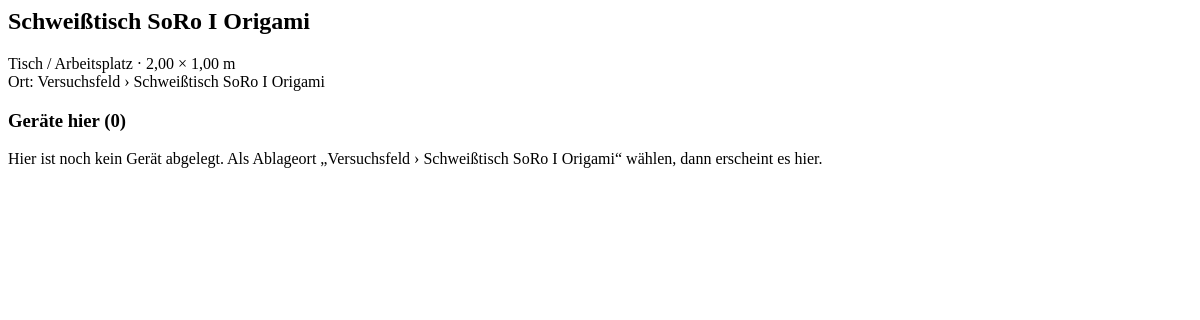
Page /hallenplan/objekt/94/ (signed in) on the earlier database version.
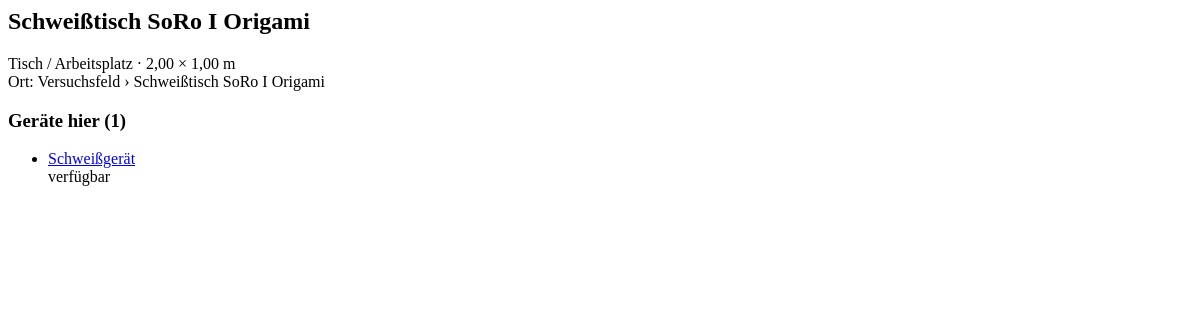
Same page on the later database version.
### floorplan/models.py (models this page shows, shortened)
class PlanElement(models.Model):
    class Kind(models.TextChoices):
        AREA = "area", "Bereich / Raum"
        CABINET = "cabinet", "Schrank / Regal"
        WORKSTATION = "workstation", "Tisch / Arbeitsplatz"
        TEST_RIG = "test_rig", "Versuchsstand / Anlage"
        MARKING = "marking", "Markierung / Weg"
        OTHER = "other", "Sonstiges"
    HOLDING_KINDS = {Kind.AREA, Kind.CABINET, Kind.WORKSTATION, Kind.TEST_RIG}
    plan = models.ForeignKey(
        FloorPlan, verbose_name="Hallenplan", on_delete=models.CASCADE, related_name="elements"
    )
    kind = models.CharField("Art", max_length=20, choices=Kind.choices, default=Kind.OTHER)
    label = models.CharField("Beschriftung", max_length=200, blank=True)
    x = models.FloatField("x (m)")
    y = models.FloatField("y (m)")
    width = models.FloatField("Breite (m)")
    height = models.FloatField("Tiefe (m)")
    rotation = models.FloatField("Drehung (°)", default=0)
    color = models.CharField("Farbe", max_length=7, blank=True, help_text="z. B. #ffffff")
    z = models.IntegerField("Ebene", default=0)
    location = models.OneToOneField(
        Location,
        verbose_name="Ort",
        null=True,
        blank=True,
        on_delete=models.SET_NULL,
        related_name="plan_element",
    )
    class Meta:
        ordering = ["z", "pk"]
        verbose_name = "Planobjekt"
        verbose_name_plural = "Planobjekte"
    def __str__(self):
        return self.label.replace("\n", " ") or f"{self.get_kind_display()} {self.pk}"

### inventory/models.py (models this page shows, shortened)
class TreeNode(models.Model):
    SEPARATOR = " › "
    name = models.CharField("Name", max_length=100)
    parent = models.ForeignKey(
        "self",
        verbose_name="Übergeordnet",
        null=True,
        blank=True,
        on_delete=models.PROTECT,
        related_name="children",
    )
    path = models.CharField("Pfad", max_length=500, unique=True, editable=False)
    class Meta:
        abstract = True
        ordering = ["path"]
    def __str__(self):
        return self.path or self.name
    def subtree_q(self, field):
        return Q(**{field: self}) | Q(**{f"{field}__path__startswith": self.path + self.SEPARATOR})

class Location(TreeNode):
    description = models.CharField("Beschreibung", max_length=255, blank=True)
    class Meta(TreeNode.Meta):
        verbose_name = "Ort"
        verbose_name_plural = "Orte"

class Item(models.Model):
    class LoanPolicy(models.TextChoices):
        FREE = "free", "Frei entnehmbar"
        APPROVAL = "approval", "Nur mit Genehmigung"
    class Condition(models.TextChoices):
        OK = "ok", "Einsatzbereit"
        DEFECT = "defect", "Defekt"
        REPAIR = "repair", "In Reparatur / Kalibrierung"
        RETIRED = "retired", "Ausgemustert"
    name = models.CharField("Bezeichnung", max_length=200)
    category = models.ForeignKey(
        Category, verbose_name="Kategorie", on_delete=models.PROTECT, related_name="items"
    )
    manufacturer = models.CharField("Hersteller", max_length=100, blank=True)
    model_number = models.CharField("Modell / Typ", max_length=100, blank=True)
    serial_number = models.CharField("Seriennummer", max_length=100, blank=True)
    inventory_number = models.CharField(
        "Inventarnummer", max_length=50, blank=True, help_text="Offizielle Inventarnummer, falls vorhanden."
    )
    description = models.TextField("Beschreibung", blank=True)
    location = models.ForeignKey(
        Location, verbose_name="Ablageort", on_delete=models.PROTECT, related_name="items"
    )
    location_note = models.CharField(
        "Ablagehinweis", max_length=200, blank=True, help_text="z. B. „oberstes Fach, blaue Kiste“"
    )
    responsible = models.ForeignKey(
        settings.AUTH_USER_MODEL,
        verbose_name="Verantwortlich",
        on_delete=models.PROTECT,
        related_name="responsible_items",
    )
    loan_policy = models.CharField(
        "Ausleihregel",
        max_length=20,
        choices=LoanPolicy.choices,
        default=LoanPolicy.FREE,
        help_text="„Nur mit Genehmigung“: Andere müssen die Ausleihe anfragen und Sie entscheiden.",
    )
    condition = models.CharField("Zustand", max_length=20, choices=Condition.choices, default=Condition.OK)
    created_by = models.ForeignKey(
        settings.AUTH_USER_MODEL,
        verbose_name="Angelegt von",
        null=True,
        blank=True,
        on_delete=models.SET_NULL,
        related_name="+",
    )
    created_at = models.DateTimeField("Angelegt am", auto_now_add=True)
    updated_at = models.DateTimeField("Geändert am", auto_now=True)
    objects = ItemQuerySet.as_manager()
    class Meta:
        ordering = ["name", "pk"]
        verbose_name = "Gerät"
        verbose_name_plural = "Geräte"
        constraints = [
            models.UniqueConstraint(
                fields=["inventory_number"],
                condition=~Q(inventory_number=""),
                name="unique_inventory_number",
                violation_error_message="Diese Inventarnummer ist bereits vergeben.",
            )
        ]
    def get_absolute_url(self):
        return reverse("inventory:item_detail", args=[self.pk])
    @cached_property
    def current_booking(self):
        if hasattr(self, "active_bookings"):
            return self.active_bookings[0] if self.active_bookings else None
        from loans.models import Booking
        return self.bookings.filter(status=Booking.Status.ACTIVE).select_related("borrower").first()

### floorplan/views.py (the view)
# urls.py: path("objekt/<int:pk>/", views.element_panel, name="element"),
def element_panel(request, pk):
    element = get_object_or_404(PlanElement.objects.select_related("location", "plan"), pk=pk)
    items = []
    if element.location_id:
        items = (
            Item.objects.with_status()
            .exclude(condition=Item.Condition.RETIRED)
            .filter(element.location.subtree_q("location"))
        )
    return render(request, "floorplan/partials/element_panel.html", {"element": element, "items": items})

### inventory/models.py (called while the page is built)
    def with_status(self):
        from loans.models import Booking
        active = Booking.objects.filter(status=Booking.Status.ACTIVE).select_related("borrower")
        return self.select_related("category", "location", "responsible").prefetch_related(
            "photos", Prefetch("bookings", queryset=active, to_attr="active_bookings")
        )

### loans/context_processors.py (called while the page is built)
def navigation(request):
    context = {"site_name": settings.SITE_NAME}
    user = getattr(request, "user", None)
    if user is not None and user.is_authenticated:
        context["pending_approvals_count"] = (
            Booking.objects.filter(item__responsible=user)
            .filter(
                Q(status=Booking.Status.REQUESTED)
                | Q(status__in=Booking.BLOCKING, requested_end_date__isnull=False)
            )
            .count()
        )
    return context

### templates/floorplan/partials/element_panel.html (shortened to what this page needs)
<h2 class="h5 mb-1">{{ element }}</h2>
<div class="small text-body-secondary mb-3">
  {{ element.get_kind_display }} · {{ element.width|floatformat:2 }} × {{ element.height|floatformat:2 }} m
  {% if element.location %}<br> Ort: {{ element.location }}{% endif %}
</div>
{% if element.location %}
  <h3 class="h6">Geräte hier ({{ items|length }})</h3>
  {% if items %}
    <ul class="list-group list-group-flush">
      {% for item in items %}
        <li class="list-group-item px-0">
          <a class="fw-semibold" href="{{ item.get_absolute_url }}">{{ item.name }}</a>
          <div class="small">
            {% with booking=item.current_booking %}
              {% if item.condition != "ok" %}<span class="badge text-bg-secondary">{{ item.get_condition_display }}</span>
              {% elif booking %}<span class="badge text-bg-warning">ausgeliehen</span> an {{ booking.borrower.short_name }} bis {{ booking.end_date|date:"d.m.Y" }}
              {% else %}<span class="badge text-bg-success">verfügbar</span>{% endif %}
            {% endwith %}
          </div>
        </li>
      {% endfor %}
    </ul>
  {% else %}
    <p class="small text-body-secondary mb-0">Hier ist noch kein Gerät abgelegt. Als Ablageort „{{ element.location }}“ wählen, dann erscheint es hier.</p>
  {% endif %}
{% else %}
  <p class="small text-body-secondary mb-0">In diesem Objekt können keine Geräte abgelegt werden{% if not element.label %} (keine Beschriftung){% endif %}.</p>
{% endif %}

Differences in the rows shown:
shown differently, row unchanged: PlanElement "Schweißtisch SoRo I Origami": location "Versuchsfeld › Schweißtisch SoRo I Origami" → (not shown)
added Item: name "Schweißgerät", condition "verfügbar"
Other differences:
{{ items|length }}: "0" → "1"
text no longer shown: "Hier ist noch kein Gerät abgelegt. Als Ablageort „ “ wählen, dann erscheint es hier."
